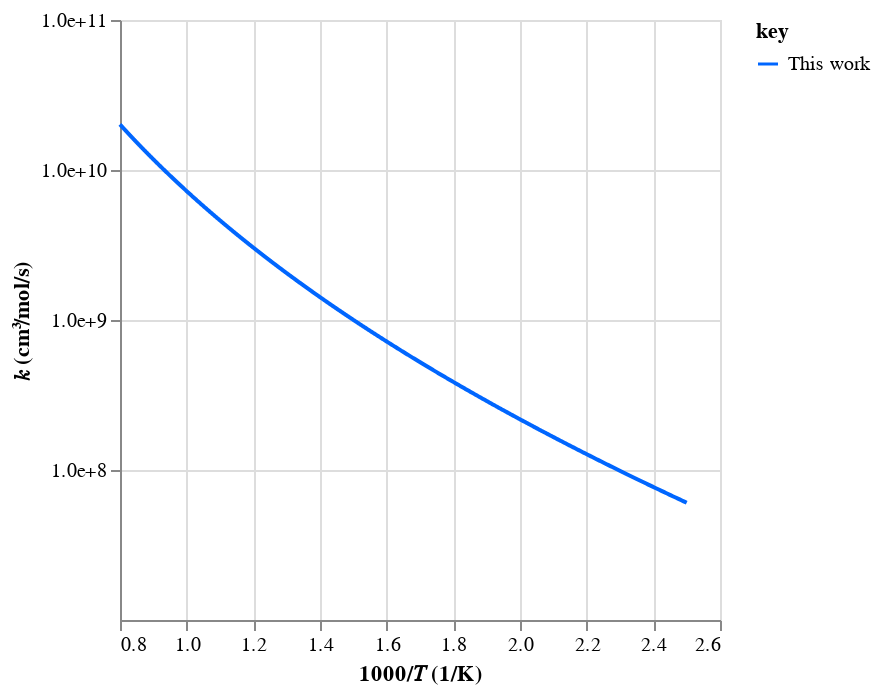
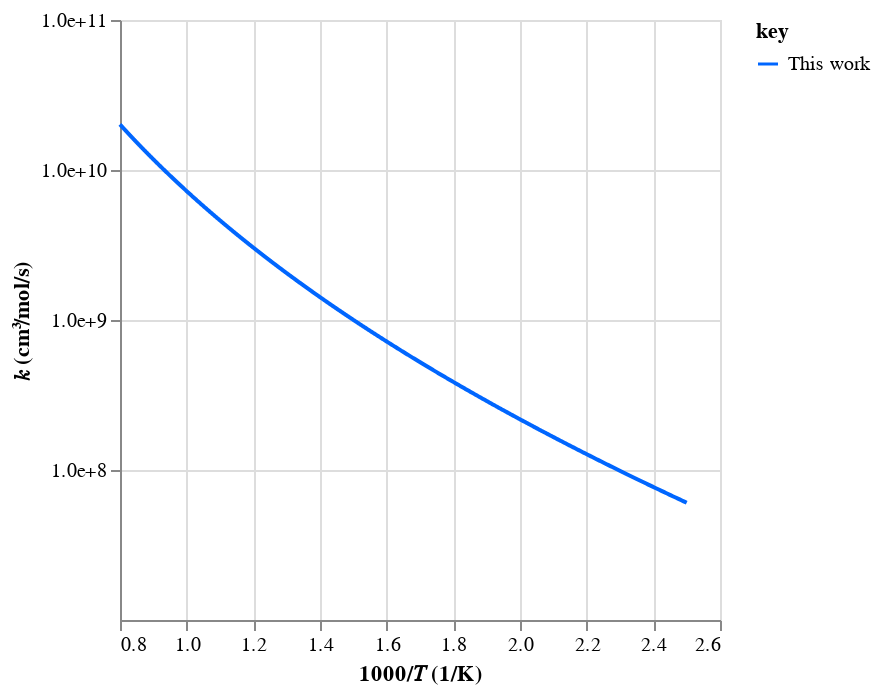
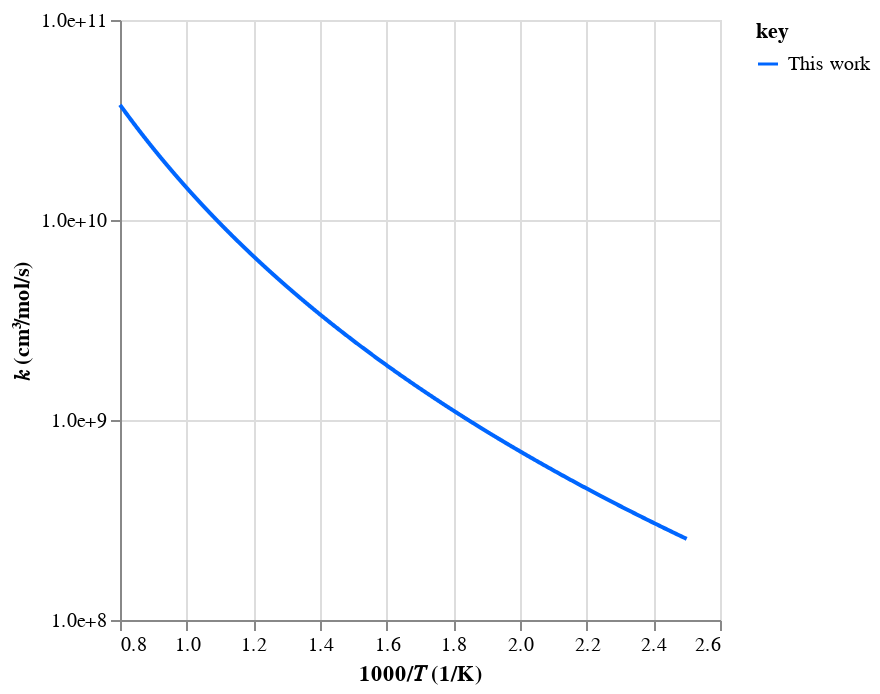

These figures' notebook cell, in order:
### Code cell
# Check rates
workflow.plot_rates(tag=tag, root_path=root_path)

### Figure 1 — Vega-Lite specification as saved in the notebook (floating-point values rounded to 4 significant figures; data arrays with more than 128 entries replaced by an {"elided": "..."} marker saying what was removed)
{"config": {"view": {"continuousWidth": 300, "continuousHeight": 300}}, "data": {"name": "data-4c0883de5b6658a1fc3486b10ca066b8"}, "mark": {"type": "line"}, "encoding": {"color": {"field": "key", "scale": {"domain": ["This work"], "range": ["#0066ff"]}, "type": "nominal"}, "x": {"field": "x", "scale": {"zero": false}, "title": "1000/𝑇 (1/K)", "type": "quantitative"}, "y": {"axis": {"format": ".1e", "values": [100000000, 1000000000, 10000000000, 100000000000]}, "field": "value", "scale": {"type": "log"}, "title": "𝑘 (cm³/mol/s)", "type": "quantitative"}}, "transform": [{"fold": ["This work"]}], "$schema": "https://vega.github.io/schema/vega-lite/v5.20.1.json", "datasets": {"data-4c0883de5b6658a1fc3486b10ca066b8": {"elided": "1000 records"}}}

### Figure 2 — Vega-Lite specification as saved in the notebook (floating-point values rounded to 4 significant figures; data arrays with more than 128 entries replaced by an {"elided": "..."} marker saying what was removed)
{"config": {"view": {"continuousWidth": 300, "continuousHeight": 300}}, "data": {"name": "data-4c0883de5b6658a1fc3486b10ca066b8"}, "mark": {"type": "line"}, "encoding": {"color": {"field": "key", "scale": {"domain": ["This work"], "range": ["#0066ff"]}, "type": "nominal"}, "x": {"field": "x", "scale": {"zero": false}, "title": "1000/𝑇 (1/K)", "type": "quantitative"}, "y": {"axis": {"format": ".1e", "values": [100000000, 1000000000, 10000000000, 100000000000]}, "field": "value", "scale": {"type": "log"}, "title": "𝑘 (cm³/mol/s)", "type": "quantitative"}}, "transform": [{"fold": ["This work"]}], "$schema": "https://vega.github.io/schema/vega-lite/v5.20.1.json", "datasets": {"data-4c0883de5b6658a1fc3486b10ca066b8": {"elided": "1000 records"}}}

### Figure 3 — Vega-Lite specification as saved in the notebook (floating-point values rounded to 4 significant figures; data arrays with more than 128 entries replaced by an {"elided": "..."} marker saying what was removed)
{"config": {"view": {"continuousWidth": 300, "continuousHeight": 300}}, "data": {"name": "data-445f5de8e3131feb8935f75961a7f014"}, "mark": {"type": "line"}, "encoding": {"color": {"field": "key", "scale": {"domain": ["This work"], "range": ["#0066ff"]}, "type": "nominal"}, "x": {"field": "x", "scale": {"zero": false}, "title": "1000/𝑇 (1/K)", "type": "quantitative"}, "y": {"axis": {"format": ".1e", "values": [100000000, 1000000000, 10000000000, 100000000000, 1000000000000]}, "field": "value", "scale": {"type": "log"}, "title": "𝑘 (cm³/mol/s)", "type": "quantitative"}}, "transform": [{"fold": ["This work"]}], "$schema": "https://vega.github.io/schema/vega-lite/v5.20.1.json", "datasets": {"data-445f5de8e3131feb8935f75961a7f014": {"elided": "1000 records"}}}
